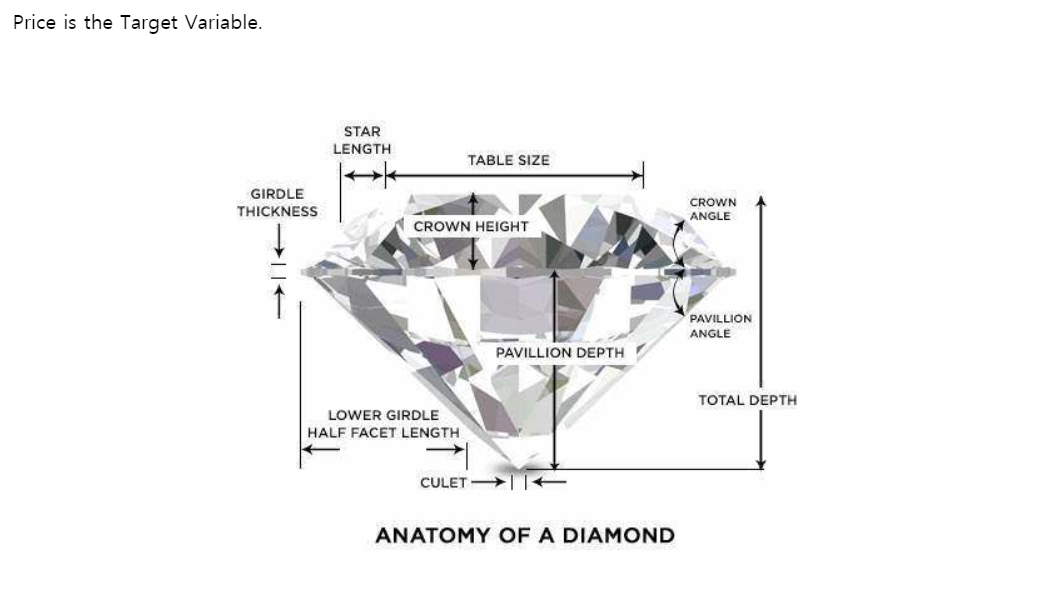
#> input picture picture/Diamond.PNG, 1042 x 593 px, found by its file name
$ jupyter execute --allow-errors Diamond.ipynb   (shell and % lines are left out)
#> lines starting #> are read from the running program, lines starting #| are printed output that depends on the picture
[cell 1]
# Handle table-like data and matrices :
import numpy as np
import pandas as pd
import seaborn as sns

# Modelling Algorithms
from sklearn.model_selection import train_test_split
from sklearn import linear_model
from sklearn.tree import DecisionTreeClassifier
from sklearn.metrics import accuracy_score
from sklearn import preprocessing
from sklearn.ensemble import RandomForestRegressor


# visualization
import matplotlib.pyplot as plt

#> (a cell that did not finish here is left out)

### 데이터의 컬럼

- carat   : 다이아몬드의 무게(0.2--5.01)
- cut     : 절단 품질(Fair, Good, Very Good, Premium, Ideal)
- color   : J(최악)에서 D(최고)까지의 다이아몬드 색상
- clarity : 다이아몬드가 얼마나 깨끗한 지 측정 (I1 (최악), SI2, SI1, VS2, VS1, VVS2, VVS1, IF (최고)) - 투명도
- x       : mm 단위의 길이 (0-10.74)
- y       : 폭 (mm) (0-58.9)
- z       : mm 단위의 깊이 (0-31.8)
- depth   : 총 깊이 백분율 = z / 평균 (x, y) = 2 * z / (x + y) (43--79)
- tabel   : 가장 넓은 지점 (43--95)을 기준으로 다이아몬드 상단 너비

### 다이아몬드 캐럿
1캐럿(1ct) = 0.2g

[cell 3]
import cv2

fname = 'picture/Diamond.png'

image = cv2.imread(fname, cv2.IMREAD_COLOR)
#> image is the input picture: shape (593, 1042, 3); mean B, G, R 244.2, 244.1, 244.1

b, g, r = cv2.split(image)
image2 =cv2.merge([r,g,b])

plt.figure(figsize=(20, 20))
plt.imshow(image2)
plt.xticks([])
plt.yticks([])
plt.show()

#> (a cell that did not finish here is left out)

#> (a cell that did not finish here is left out)

#> (a cell that did not finish here is left out)

#> (a cell that did not finish here is left out)

#> (a cell that did not finish here is left out)

#> (a cell that did not finish here is left out)

#> (a cell that did not finish here is left out)

#### Correlation Between Features

#> (a cell that did not finish here is left out)

- 1. depth와 table은 가격이나 다른 변수와 큰 상관관계가 없다.

- 2. 다이아몬드 가격은 특히 캐럿과 크기(x,y,x)와 밀접한 관련이 있습니다.

- 3. 캐럿은 가격에 큰 영향을 미칩니다.

### Carat
- 1캐럿(1ct) = 0.2g

1. 어원 : 캐럿은 사실 콩과 비슷하게 생긴 캐럽 나무의 열매. 다이아몬드의 무게를 측정하는 데 사용되고 있습니다.
2. 큰 다이아몬드 일수록 희소성이 있기 때문에 2캐럿 다이아몬드가 동일한 품    질의 1캐럿 다이아몬드 2개보다 비쌉니다.

#> (a cell that did not finish here is left out)

### Cut
- 커팅 등급 순서 -> Poor, Fair, Good, Very Good, Premium, Ideal

1. 커팅도 다이아몬드의 가치를 크게 증가 시키거나 감소시킬 수 있습니다.
2. 커팅 품질이 높을수록 캐럿 당 다이아몬드 가격이 증가합니다.
3. 커팅 즉, 연마등급은 얼마만큼 정교하게 빛이 가장 잘 반사가 되는지의 정도.

[cell 13]
fname = 'picture/Diamond_Cut.png'

image = cv2.imread(fname, cv2.IMREAD_COLOR)
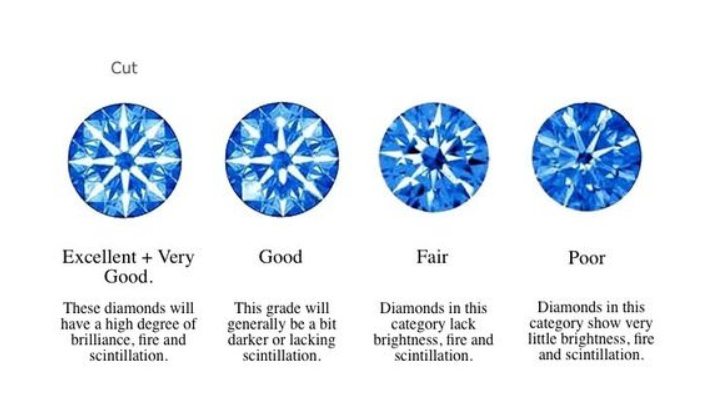
#> input picture picture/Diamond_Cut.PNG, 723 x 411 px, found by its file name
#> image is the input picture: shape (411, 723, 3); mean B, G, R 242.2, 233.7, 225.6

b, g, r = cv2.split(image)
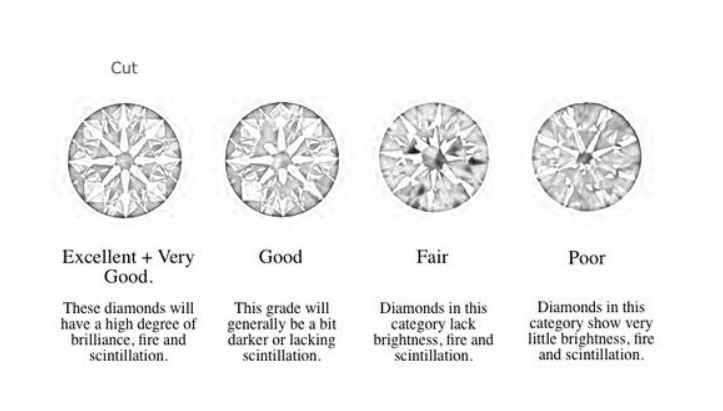
#> b: shape (411, 723); min 2, max 255, mean 242.2
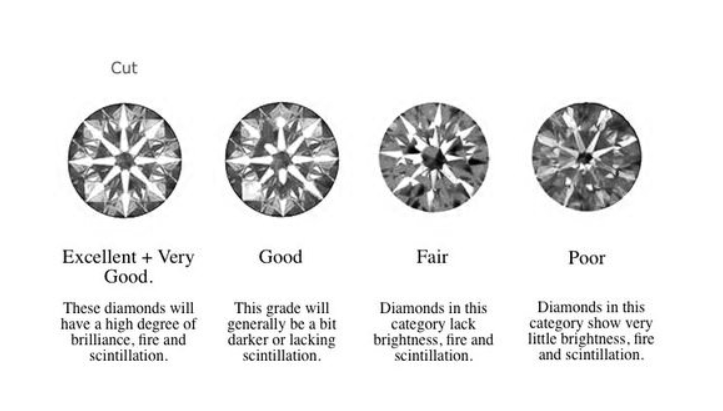
#> g: shape (411, 723); min 0, max 255, mean 233.7
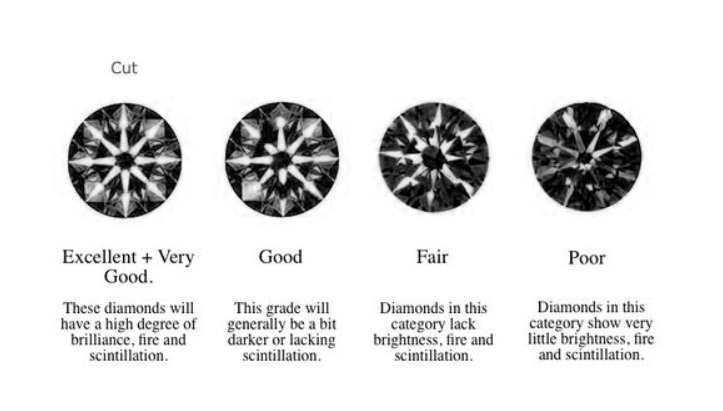
#> r: shape (411, 723); min 0, max 255, mean 225.6
image2 =cv2.merge([r,g,b])
#> image2: shape (411, 723, 3)

plt.figure(figsize=(20, 20))
plt.imshow(image2)
plt.xticks([])
plt.yticks([])
plt.show()

#> (a cell that did not finish here is left out)

#> (a cell that did not finish here is left out)

### Color

1. 다이아몬드의 색상은 색상의 색조 및 채도 또는 다이아몬드의 색상 깊이를    나타냅니다.
2. 다이아몬드는 노란색 또는 희미한 갈색에서 무색까지의 스펙트럼을 보입니    다.

- J(최악)에서 D(최고)까지의 범주. D범주에 가까울 수록 무색을 띰.
- <J 아래단계의 등급은 사실상 유통은 되지 않음. 시장가치가 없으므로>
- 실질적으로 다이아몬드는 D,E,F등급이 선호도가 가장 높음.

[cell 16]
fname = 'picture/Diamond_Color.png'

image = cv2.imread(fname, cv2.IMREAD_COLOR)
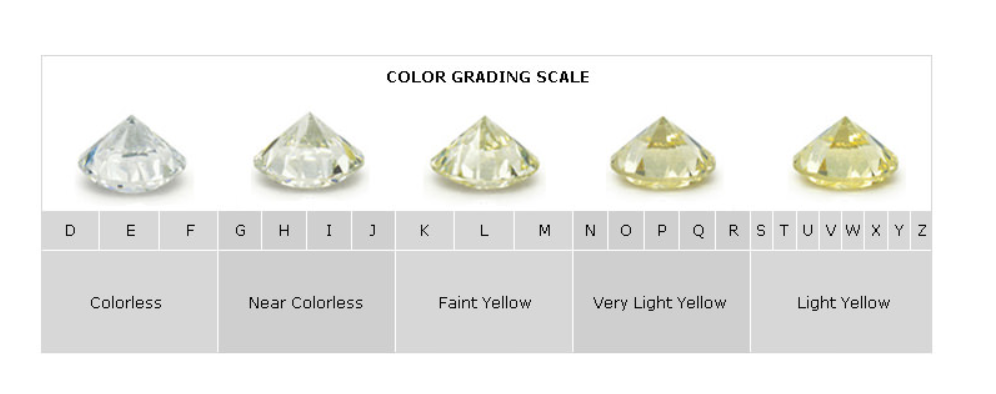
#> input picture picture/Diamond_Color.PNG, 996 x 394 px, found by its file name
#> image is the input picture: shape (394, 996, 3); mean B, G, R 233.2, 235.5, 235.5

b, g, r = cv2.split(image)
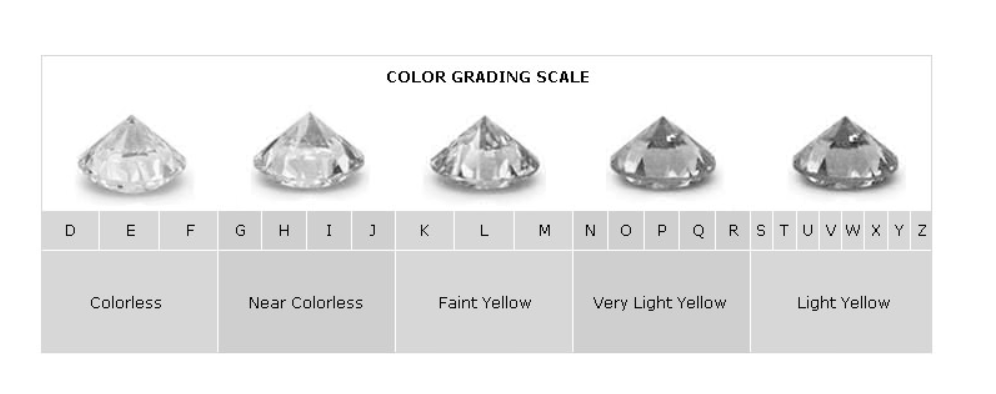
#> b: shape (394, 996); min 0, max 255, mean 233.2
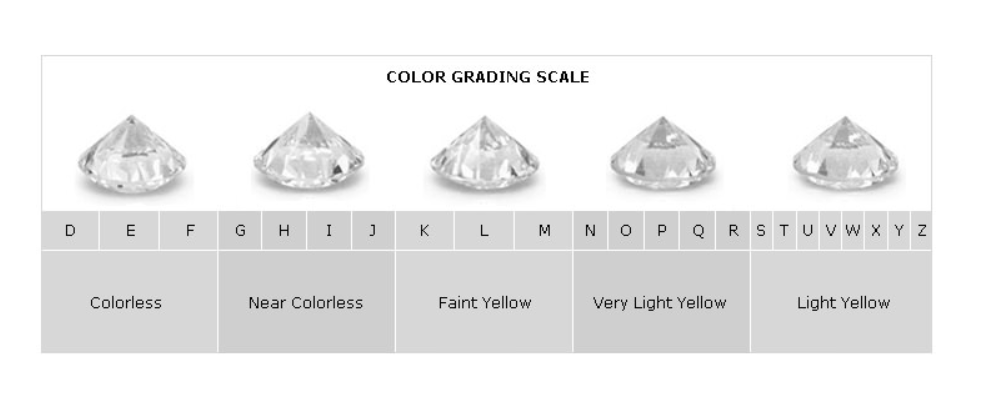
#> g: shape (394, 996); min 0, max 255, mean 235.5
#> r: shape (394, 996)
image2 =cv2.merge([r,g,b])
#> image2: shape (394, 996, 3)

plt.figure(figsize=(20, 20))
plt.imshow(image2)
plt.xticks([])
plt.yticks([])
plt.show()
